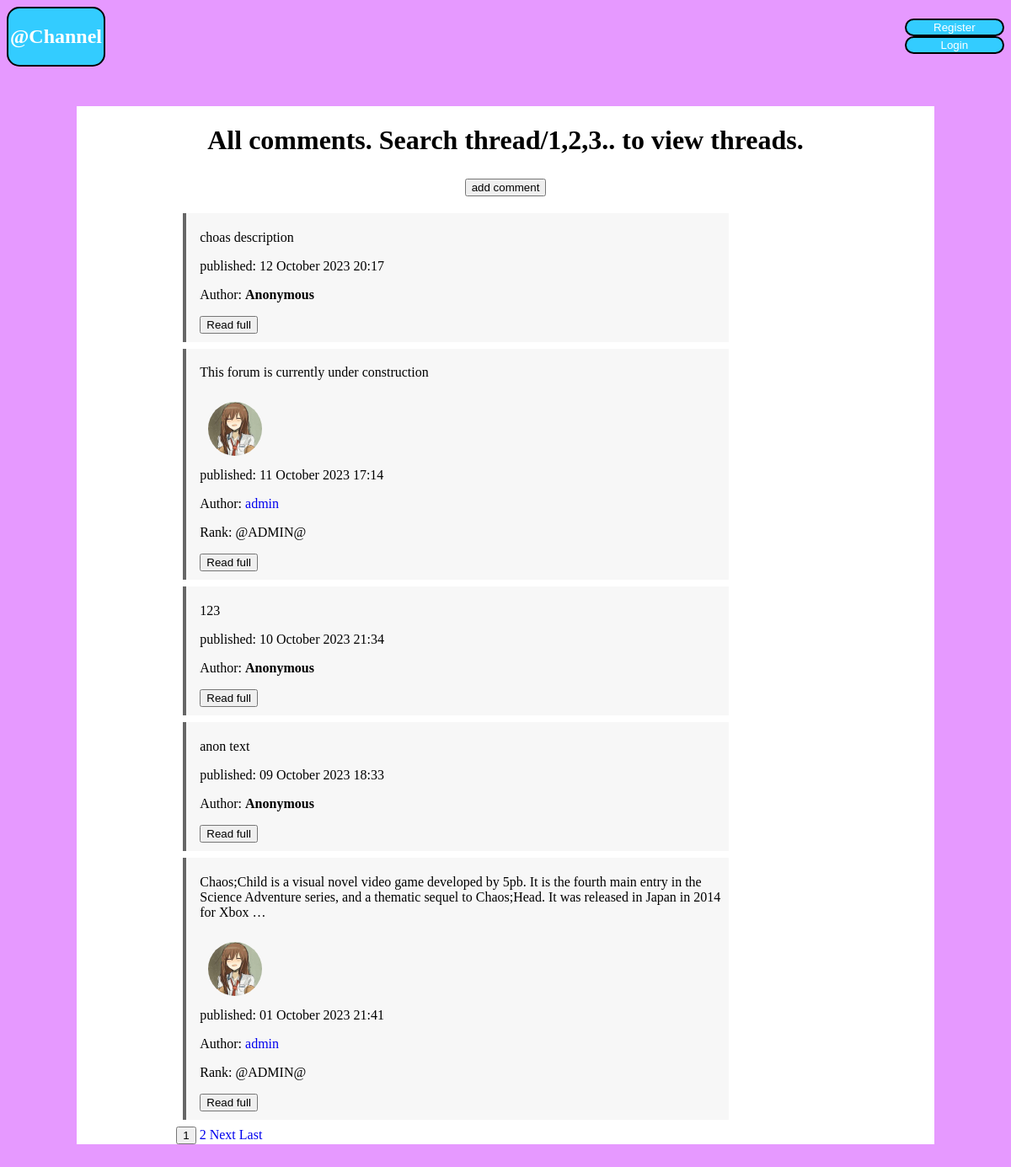
/threads/, run on an earlier commit of the app's database.
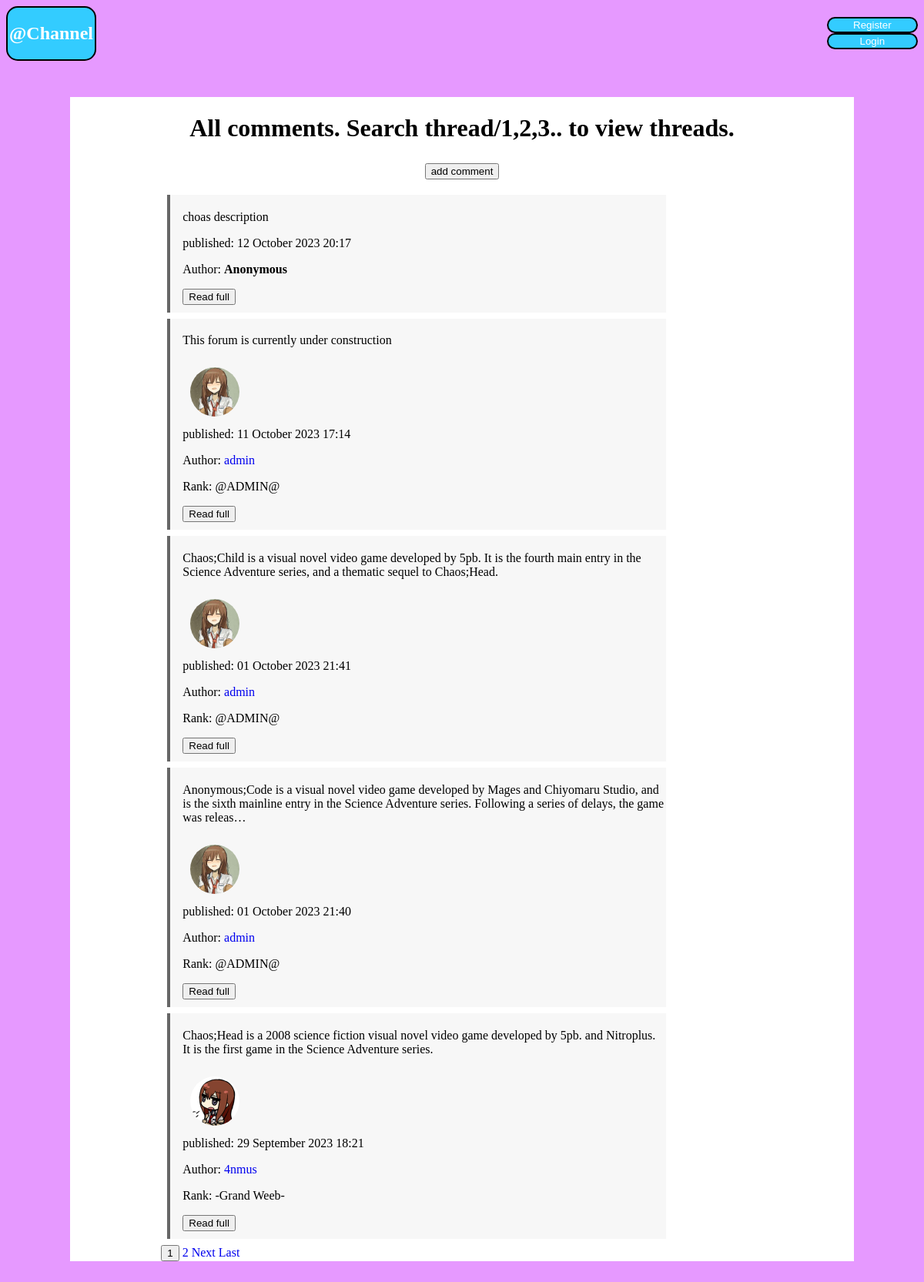
And on a later commit of the database.
### blog/models.py (models this page shows, shortened)
class News(models.Model):
    text = models.TextField("Text", max_length= 500)
    date = models.DateTimeField('date', default=timezone.now)
    author = models.ForeignKey(User, verbose_name='author', on_delete=models.CASCADE,  null=True)
    thread = models.ForeignKey(Threads, verbose_name='thread', on_delete=models.CASCADE, null=True)
    class Meta:
        verbose_name = 'New'
        verbose_name_plural = 'News'

### users/models.py (models this page shows, shortened)
class Profile(models.Model):
    user = models.OneToOneField(User, on_delete=models.CASCADE)
    img = models.ImageField("user Photo", default='kris.png', upload_to='user_images')
    class Meta:
        verbose_name = 'Profile'
        verbose_name_plural = "Profiles"

class Rank(models.Model):
    NW = "New"
    AR = "ATTO_CHANNELER"
    WB = "Weeb"
    GW = "-Grand Weeb-"
    AA = "@ADMIN@"
    RANK_CHOICES = [
        (NW, "NW"),
        (AR, "AR"),
        (WB, "WB"),
        (GW, "GW"),
        (AA, "AA"),
    ]
    user = models.OneToOneField(User, on_delete=models.CASCADE)
    rank = models.CharField(max_length=15, choices=RANK_CHOICES, default=NW)
    class Meta:
        verbose_name = 'Rank'
        verbose_name_plural = "Ranks"

### blog/views.py (the view)
# urls.py: path('threads/', views.ShowNewsView.as_view(), name='home-page'),
class ShowNewsView(ListView):
    model = News
    template_name = 'blog/home.html'
    context_object_name = 'news'
    ordering = ['-date']
    paginate_by = 5
    def get_context_data(self, **kwargs):
        ctx = super(ShowNewsView, self).get_context_data(**kwargs)
        ctx['title'] = 'All comments. Search thread/1,2,3.. to view threads.'
        return ctx

### blog/templates/blog/home.html (shortened to what this page needs)
{% extends 'blog/base.html' %}
{% block content %}
    <div class="container bg-light">
        <h1 class="text-center">{{ title }}</h1>
        <h2 class="text-center"><a href="{% url 'comment-add' post.id %}"><button>add comment</button></a></h2>
        {% for post in news %}
            <div class="post">
                <p>{{ post.text|truncatechars:200|striptags }}</p>
                <div >
                    <div>
                        {% if post.author %}
                        <img src="{{ post.author.profile.img.url }}" alt="{{ post.author }}" class="user_images" >
                        {% endif %}
                    </div>
                    <div>
                        <span class="text-muted" >published: {{ post.date|date:"d E Y H:i" }}</span>
                        {% if post.author %}
                            <p>Author: <a href="{% url 'user-comment' post.author %}">{{ post.author }}</a></p>
                            <p>Rank: {{ post.author.rank.rank}}</p>
                        {% else %}
                            <p>Author: <b>Anonymous</b></p>
                        {% endif %}
                    </div>
                </div>
                <a href="{% url 'comment-detail' post.id %}"><button>Read full</button></a>
            </div>
        {% endfor %}
        {% if is_paginated %}
            {% for page in page_obj.paginator.page_range %}
                {% if page == page_obj.number %}
                    <button class="btn btn-warning">{{ page }}</button>
                {% elif page > page_obj.number|add:'-3' and page < page_obj.number|add:'3' %}
                    <a href="?page={{ page }}" class="btn btn--outline-warning">{{ page }}</a>
                {% endif %}
            {% endfor %}
            {% if page_obj.has_next %}
                <a href="?page={{ page_obj.next_page_number }}" class="btn btn-outline-warning">Next</a>
                <a href="?page={{ page_obj.paginator.num_pages }}" class="btn btn-outline-warning">Last</a>
            {% endif %}
        {% endif %}
    </div>
{% endblock %}

### blog/templates/blog/base.html (shortened to what this page needs)
{% load static %}
<!DOCTYPE html>
<html lang="en">
<head>
</head>
<body class="color">
    <div>
    <nav>
      <div class="containerNav">
        <a href="{% url 'threads' %}"><div class="Channel"><h1>@Channel</h1></div></a>
        <div>
            {% if not user.is_authenticated %}
            <a href="{% url 'reg' %}" ><button class="btn-reg ">Register</button></a>
            <a href="{% url 'user' %}"><button class="btn-reg">Login</button></a>
            {% else %}
            <a href="{% url 'profile' %}"><button class="btn btn-outline-warning">{{ user.username }}</button></a>
            <a href="{% url 'profile' %}"><button class="btn btn-outline-warning">Profile</button></a>
            <a href="{% url 'exit' %}" class="ml-2"><button class="btn btn-outline-info">Log out</button></a>
            {% endif %}
        </div>
      </div>
    </nav>
    <div class="containerMain">
            <div >
                {% block content %}
                {% endblock %}
            </div>
    </div>
</div>
</body>
</html>

### blog/templates/blog/base.html (style rules this page uses)
.containerNav { display: flex; align-items: center; justify-content: space-between; background-color: #e699ff; }
.color { background-color: #e699ff; }
a { text-decoration: none; }
.Channel { background: #33ccff; width: 100%; text-align: center; color: white; border: 2px solid black; border-radius: 15px; }
.btn-reg { background: #33ccff; width: 100%; text-align: center; color: white; border: 2px solid black; border-radius: 15px; }
.containerMain { background: #fff; margin: 4% 7%; display: flex; flex-direction: column; padding: 0% 10%; }
.text-center { text-align: center; }
.post { width: 80%; padding: 1px 3px 10px 16px; margin: 8px; max-width: 90%; border-left: 4px solid rgb(102, 102, 102); background-color: rgba(102, 102, 102, 0.05); }
.user_images { margin: 10px; width: 64px; height: 64px; border-radius: 50%; margin-right: 15px; }

What changed in the data, as far as the page shows it:
removed News: text "123", date "10 October 2023 21:34", shows "Author:"
removed News: text "anon text", date "09 October 2023 18:33", shows "Author:"
changed News: text "…thematic sequel to Chaos;Head. It was released in Japan in 2014 for Xbox …" → "Chaos;Child is a visual novel video game developed by 5pb. It is the fourth main entry in the Science Adventure series, and a thematic sequel to Chaos;Head."
now on this page (row edited): News: text "Anonymous;Code is a visual novel video game developed by Mages and Chiyomaru Studio, and is the sixth mainline entry in the Science Adventure series. Following a series of delays, the game was releas…", author.profile.img (picture), date "01 October 2023 21:40", author "admin", author.rank.rank "@ADMIN@"
now on this page (row edited): News: text "Chaos;Head is a 2008 science fiction visual novel video game developed by 5pb. and Nitroplus. It is the first game in the Science Adventure series.", author.profile.img (picture), date "29 September 2023 18:21", author "4nmus", author.rank.rank "-Grand Weeb-"
